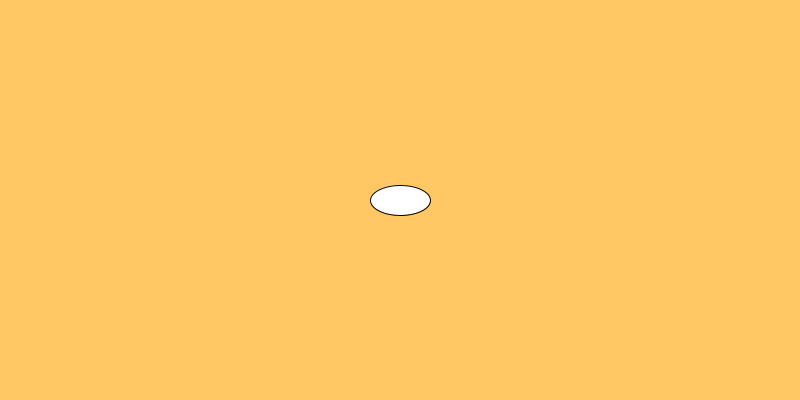
Frame 1 (no input)
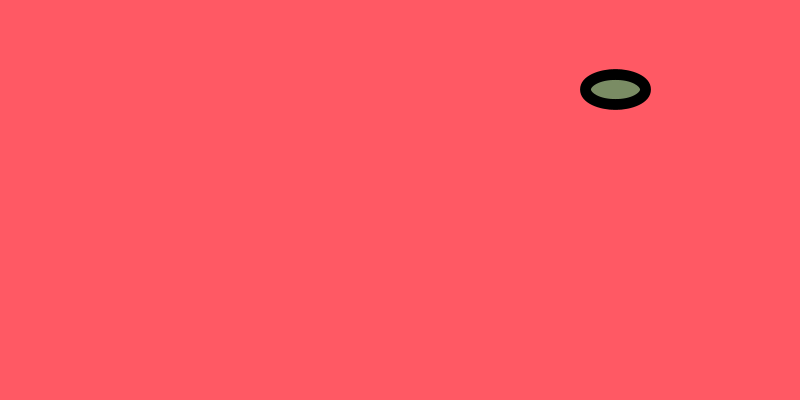
Frame 60 (the mouse pressed at the canvas centre just before this capture)
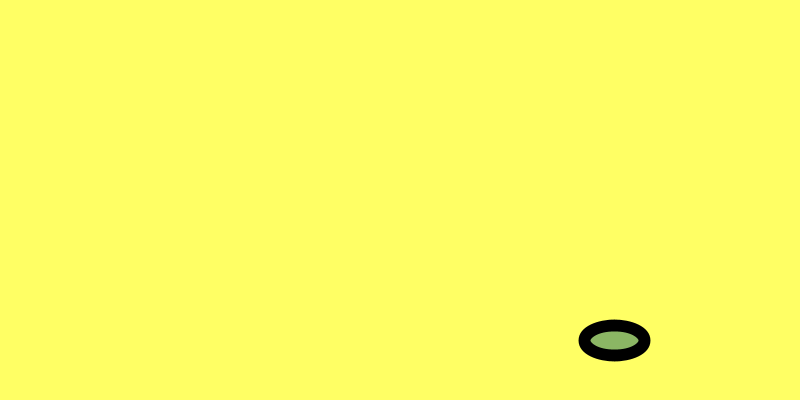
Frame 120 (the mouse held since frame 60 and released just before this capture)

The Processing sketch that drew these frames (run headless with seeded random() and noise(); from frame 60 on, the mouse is pressed at the canvas centre):

// Processing sketch: processing_173812
// ── processing_173812.pde

float x,y;
void setup() 
{
size(800,400);
x=width/2;
y=height/2;
}

void draw()
{
background(x,y,100);
ellipse(x,y,60,30);
x = x+y;
y = y+x;
if ((x >= width)||(y >=height))
{
 fill(random(100,250),random(60,200),100);
 strokeWeight(random(6,12));
 x = random(0,width);
 y = random(0,height); 
}
}
